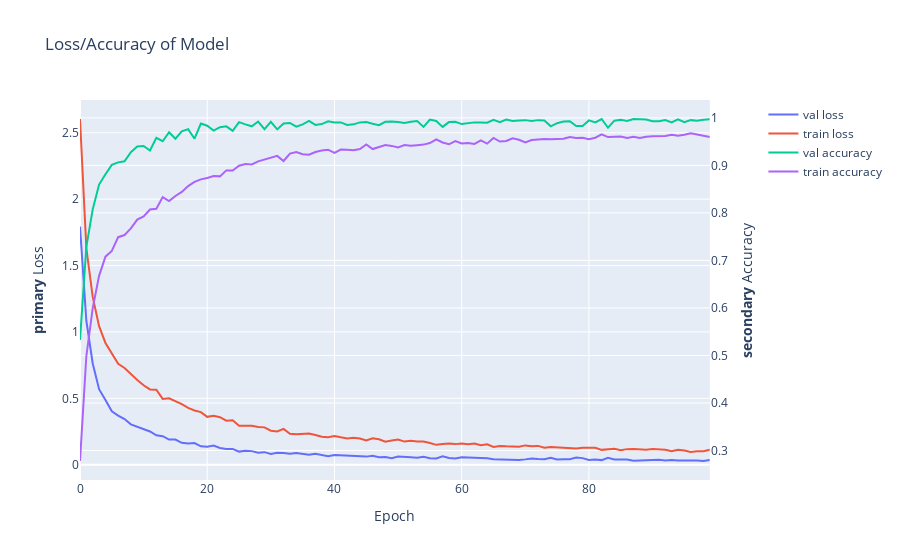

Notebook code for this chart:
### Code cell
import plotly.graph_objects as go
from plotly.subplots import make_subplots

# Create figure with secondary y-axis
fig = make_subplots(specs=[[{"secondary_y": True}]])

# Add traces
fig.add_trace(
    go.Scatter( y=history.history['val_loss'], name="val loss"),
    secondary_y=False,
)

fig.add_trace(
    go.Scatter( y=history.history['loss'], name="train loss"),
    secondary_y=False,
)

fig.add_trace(
    go.Scatter( y=history.history['val_accuracy'], name="val accuracy"),
    secondary_y=True,
)

fig.add_trace(
    go.Scatter( y=history.history['accuracy'], name="train accuracy"),
    secondary_y=True,
)

# Add figure title
fig.update_layout(
    title_text="Loss/Accuracy of Model"
)

# Set x-axis title
fig.update_xaxes(title_text="Epoch")

# Set y-axes titles
fig.update_yaxes(title_text="<b>primary</b> Loss", secondary_y=False)
fig.update_yaxes(title_text="<b>secondary</b> Accuracy", secondary_y=True)

fig.show()
